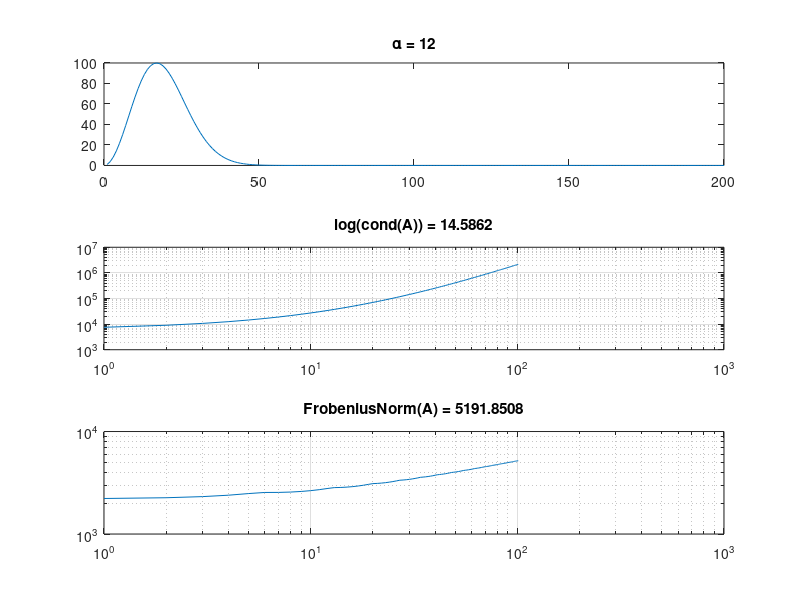

This chart was generated by the following MATLAB code:
% Test different sizes of alpha to generate A
clear;
close all;
clc;

b = 1:200;
alpha = 2:0.1:12;
amp = 100;

for t=1:length(alpha)
    a = b.^2.*exp(-b.^2/(2*alpha(t)^2))/alpha(t)^3; % Generate Maxwell-Boltzman Curve
    a = (amp/max(a)).*a;                      % Normalize to defined amplitude
    A = tril(toeplitz(a));
    condA(t) = cond(A);
    FrobeniusNormA(t) = norm(A,'fro');
    subplot(3,1,1);plot(a);title(['\alpha = ',num2str(alpha(t))]);
    subplot(3,1,2);loglog(condA);grid on; title(['log(cond(A)) = ',num2str(log(condA(t)))]);
    subplot(3,1,3);loglog(FrobeniusNormA); grid on; title(['FrobeniusNorm(A) = ',num2str(FrobeniusNormA(t))]);
    pause(0.05);
end